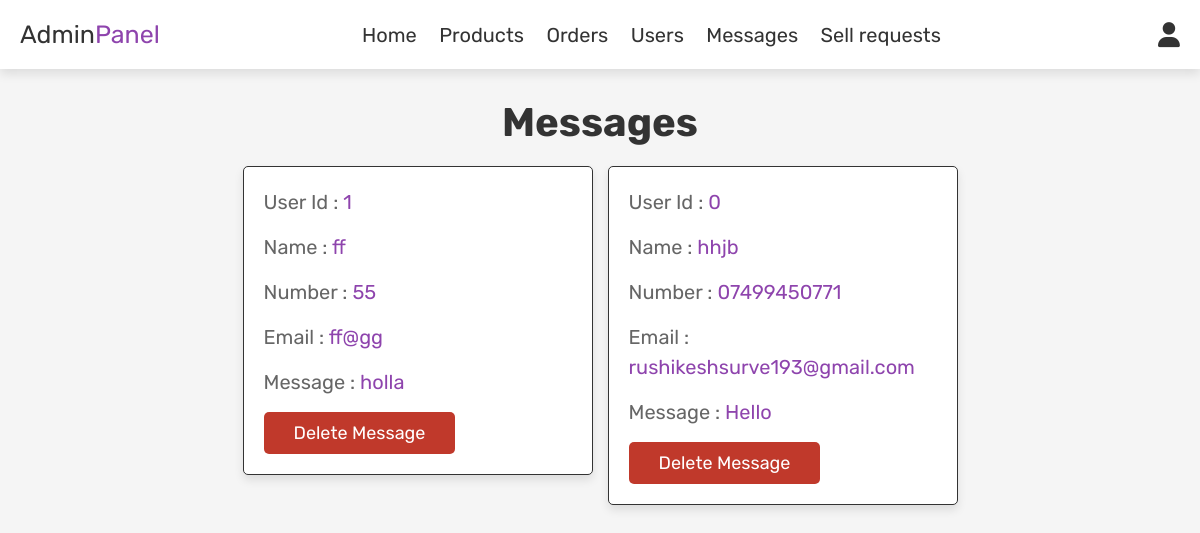
Before: /admin_contacts.php (signed in) with the older database file.
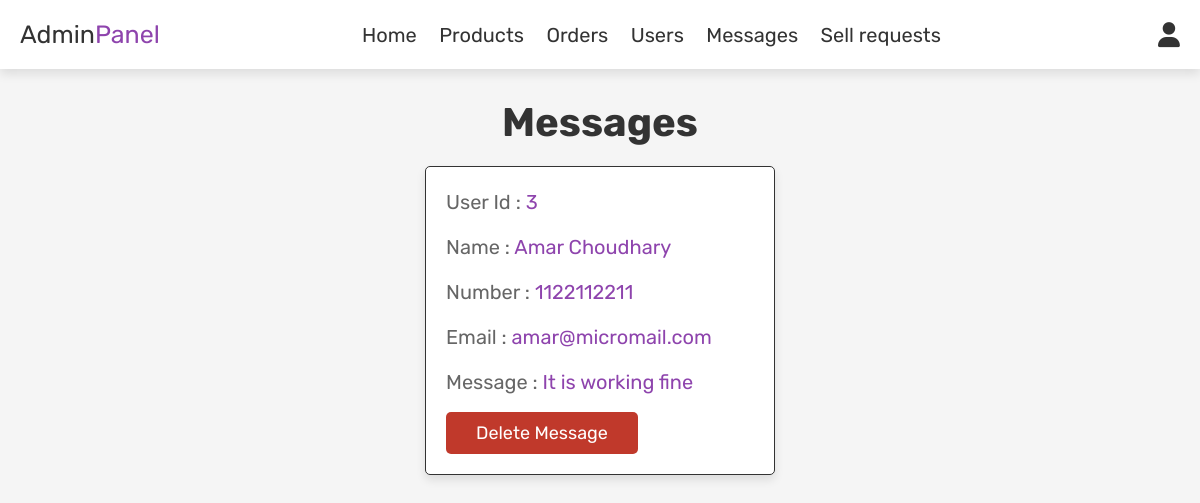
After: the same page with the newer database file.
### tables this page shows
CREATE TABLE `message` (
  `id` int NOT NULL AUTO_INCREMENT,
  `user_id` int NOT NULL,
  `name` varchar(100) NOT NULL,
  `email` varchar(100) NOT NULL,
  `number` varchar(12) NOT NULL,
  `message` varchar(500) NOT NULL,
  PRIMARY KEY (`id`)
);

### admin_contacts.php (the view, shortened to what this page needs)
<?php
include 'config.php';
?>
<!DOCTYPE html>
<html lang="en">
<head>
   <link rel="stylesheet" href="https://cdnjs.cloudflare.com/ajax/libs/font-awesome/6.0.0/css/all.min.css">
   <link rel="stylesheet" href="css/all.min.css">
   <link rel="stylesheet" href="css/admin_style.css">
</head>
<body>
   <?php include 'admin_header.php'; ?>
   <section class="messages">
      <h1 class="title"> Messages </h1>
      <div class="box-container">
         <?php
         $select_message = mysqli_query($conn, "SELECT * FROM `message`") or die('Query failed');
         if (mysqli_num_rows($select_message) > 0) {
            while ($fetch_message = mysqli_fetch_assoc($select_message)) {
               ?>
               <div class="box">
                  <p> User Id : <span>
                        <?php echo $fetch_message['user_id']; ?>
                     </span> </p>
                  <p> Name : <span>
                        <?php echo $fetch_message['name']; ?>
                     </span> </p>
                  <p> Number : <span>
                        <?php echo $fetch_message['number']; ?>
                     </span> </p>
                  <p> Email : <span>
                        <?php echo $fetch_message['email']; ?>
                     </span> </p>
                  <p> Message : <span>
                        <?php echo $fetch_message['message']; ?>
                     </span> </p>
                  <a href="admin_contacts.php?delete=<?php echo $fetch_message['id']; ?>"
                     onclick="return confirm('Delete this message?');" class="delete-btn">Delete message</a>
               </div>
               <?php
            }
         } else {
            echo '<p class="empty">You have no messages!</p>';
         }
         ?>
      </div>
   </section>
</body>
</html>

Changed rows visible on the page:
removed message: user "1", name "ff", number "55", email "ff@gg", message "holla"
removed message: user "0", name "hhjb", number "07499450771", email "rushikeshsurve193@gmail.com", message "Hello"
added message: user "3", name "Amar Choudhary", number "1122112211", email "amar@micromail.com", message "It is working fine"
